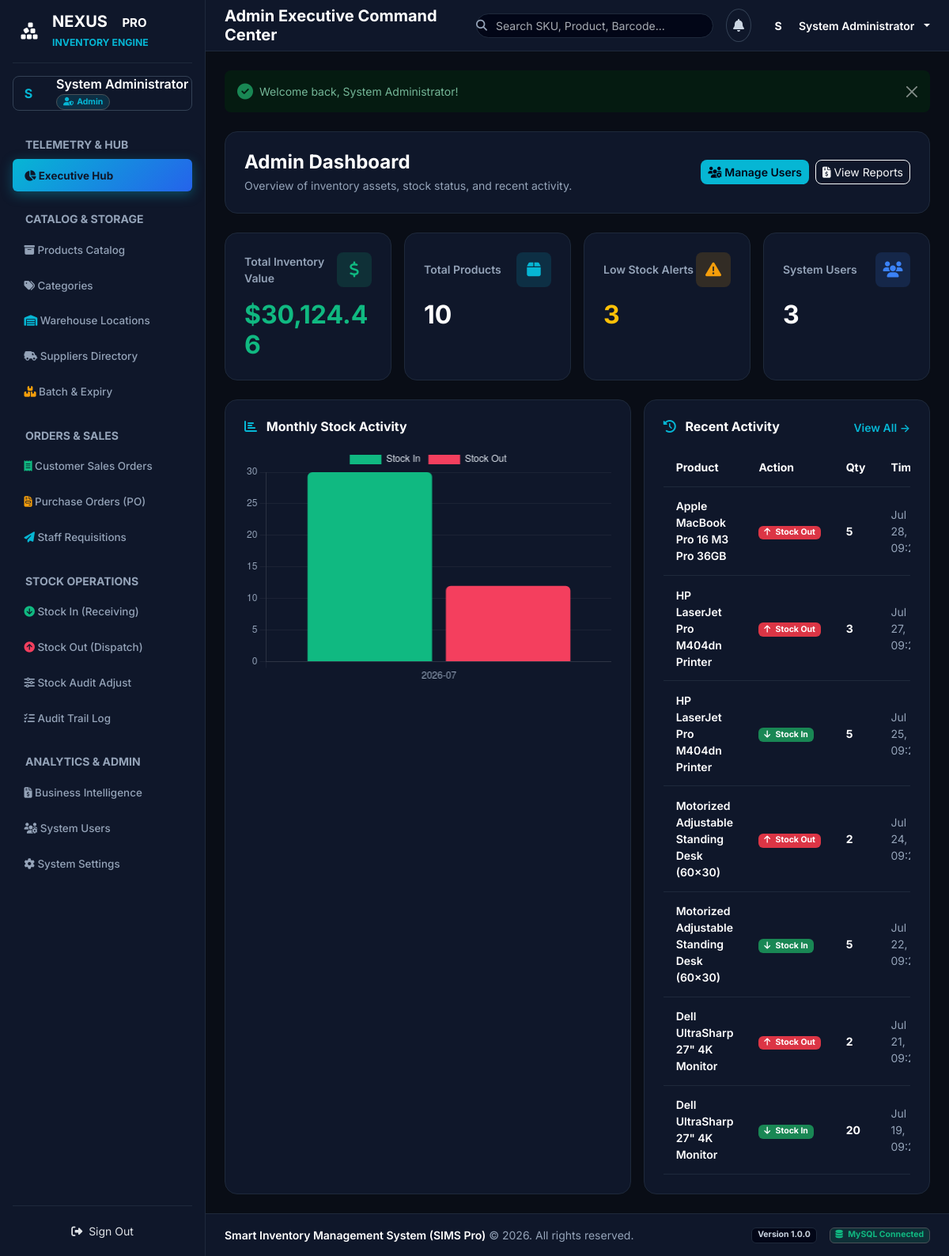
The app's page /dashboard (signed in) with its own data.
### tables this page shows
CREATE TABLE IF NOT EXISTS `stock_movements` (
    `movement_id` INT AUTO_INCREMENT PRIMARY KEY,
    `product_id` INT NOT NULL,
    `movement_type` ENUM('Stock In', 'Stock Out', 'Adjustment') NOT NULL,
    `quantity` INT NOT NULL,
    `reference_note` VARCHAR(255) NULL,
    `user_id` INT NOT NULL,
    `created_at` DATETIME DEFAULT CURRENT_TIMESTAMP,
    FOREIGN KEY (`product_id`) REFERENCES `products`(`product_id`) ON DELETE CASCADE ON UPDATE CASCADE,
    FOREIGN KEY (`user_id`) REFERENCES `users`(`user_id`) ON DELETE CASCADE ON UPDATE CASCADE
);

CREATE TABLE IF NOT EXISTS `products` (
    `product_id` INT AUTO_INCREMENT PRIMARY KEY,
    `product_name` VARCHAR(150) NOT NULL,
    `sku` VARCHAR(50) NOT NULL UNIQUE,
    `barcode` VARCHAR(50) NULL UNIQUE,
    `description` TEXT NULL,
    `category_id` INT NOT NULL,
    `supplier_id` INT NOT NULL,
    `unit_price` DECIMAL(10,2) NOT NULL DEFAULT 0.00,
    `selling_price` DECIMAL(10,2) NOT NULL DEFAULT 0.00,
    `quantity` INT NOT NULL DEFAULT 0,
    `min_stock_level` INT NOT NULL DEFAULT 5,
    `image` VARCHAR(255) NULL,
    `created_at` DATETIME DEFAULT CURRENT_TIMESTAMP,
    FOREIGN KEY (`category_id`) REFERENCES `categories`(`category_id`) ON DELETE CASCADE ON UPDATE CASCADE,
    FOREIGN KEY (`supplier_id`) REFERENCES `suppliers`(`supplier_id`) ON DELETE CASCADE ON UPDATE CASCADE
);

### app/Views/dashboard/admin.php (the view, shortened to what the rows shown need)
<div class="container-fluid px-0">
    <div class="row g-3 mb-4">
        <div class="col-12 col-sm-6 col-xl-3">
            <div class="card card-metric border-0 rounded-4 bg-slate-900 p-4 h-100">
                <h2 class="fw-bold text-emerald mb-0">$<?= number_format($metrics['retail_valuation'] ?? 0, 2) ?></h2>
            </div>
        </div>
        <div class="col-12 col-sm-6 col-xl-3">
            <div class="card card-metric border-0 rounded-4 bg-slate-900 p-4 h-100">
                <h2 class="fw-bold text-white mb-0"><?= number_format($metrics['total_products'] ?? 0) ?></h2>
            </div>
        </div>
        <div class="col-12 col-sm-6 col-xl-3">
            <div class="card card-metric border-0 rounded-4 bg-slate-900 p-4 h-100">
                <h2 class="fw-bold text-warning mb-0"><?= number_format($metrics['low_stock_count'] + $metrics['out_of_stock_count']) ?></h2>
            </div>
        </div>
        <div class="col-12 col-sm-6 col-xl-3">
            <div class="card card-metric border-0 rounded-4 bg-slate-900 p-4 h-100">
                <h2 class="fw-bold text-white mb-0"><?= number_format($metrics['total_users'] ?? 0) ?></h2>
            </div>
        </div>
    </div>
    <div class="row g-3">
        <div class="col-12 col-lg-5">
            <div class="card border-0 rounded-4 bg-slate-900 p-4 h-100">
                <div class="table-responsive">
                    <table class="table align-middle mb-0 fs-7">
                        <thead>
                            <tr class="text-slate-400">
                                <th>Product</th>
                                <th>Action</th>
                                <th>Qty</th>
                                <th>Time</th>
                            </tr>
                        </thead>
                        <tbody>
                            <?php foreach ($recentMovements as $mv): ?>
                                <tr>
                                    <td>
                                        <div class="fw-semibold text-white"><?= htmlspecialchars($mv->product_name) ?></div>
                                    </td>
                                    <td><?= $mv->getTypeBadgeHtml() ?></td>
                                    <td class="fw-bold text-white"><?= $mv->quantity ?></td>
                                    <td class="text-slate-400 fs-8"><?= date('M d, H:i', strtotime($mv->created_at)) ?></td>
                                </tr>
                            <?php endforeach; ?>
                        </tbody>
                    </table>
                </div>
            </div>
        </div>
    </div>
</div>
<script>
    window.dashboardChartsData = <?= json_encode($chartsData) ?>;
</script>

### app/Models/StockMovement.php (shortened to what the rows shown need)
<?php
class StockMovement {
    public string $movement_type = 'Stock In';
    public function __construct(array $data = []) {
        if (!empty($data)) {
            $this->movement_type = $data['movement_type'] ?? 'Stock In';
            $this->quantity = isset($data['quantity']) ? (int)$data['quantity'] : 0;
            $this->product_name = $data['product_name'] ?? null;
            $this->created_at = $data['created_at'] ?? null;
        }
    }
    public function getTypeBadgeHtml(): string {
        switch ($this->movement_type) {
            case 'Stock In':
                return '<span class="badge bg-success"><i class="fas fa-arrow-down me-1"></i> Stock In</span>';
            case 'Stock Out':
                return '<span class="badge bg-danger"><i class="fas fa-arrow-up me-1"></i> Stock Out</span>';
        }
    }
}

### records on screen
stock_movements: product.product_name "Apple MacBook Pro 16 M3 Pro 36GB", movement_type "Stock Out" (drawn), quantity "5", created_at "Jul 28,…"
stock_movements: product.product_name "HP LaserJet Pro M404dn Printer", movement_type "Stock Out" (drawn), quantity "3", created_at "Jul 27,…"
stock_movements: product.product_name "HP LaserJet Pro M404dn Printer", movement_type "Stock In" (drawn), quantity "5", created_at "Jul 25,…"
stock_movements: product.product_name "Motorized Adjustable Standing Desk (60x30)", movement_type "Stock Out" (drawn), quantity "2", created_at "Jul 24,…"
stock_movements: product.product_name "Motorized Adjustable Standing Desk (60x30)", movement_type "Stock In" (drawn), quantity "5", created_at "Jul 22,…"
stock_movements: product.product_name "Dell UltraSharp 27\" 4K Monitor", movement_type "Stock Out" (drawn), quantity "2", created_at "Jul 21,…"
stock_movements: product.product_name "Dell UltraSharp 27\" 4K Monitor", movement_type "Stock In" (drawn), quantity "20", created_at "Jul 19,…"

### other values on screen
substr($userName, 0, 1) "S"
$userName "System Administrator"
$userRole "Admin"
$pageTitle "Admin Executive Command Center"
substr($_SESSION['user']['name'] ?? 'U', 0, 1) "S"
$_SESSION['user']['name'] "System Administrator"
$flash['value'] "Welcome back, System Administrator!"
$metrics['retail_valuation'] "30,124.46"
$metrics['total_products'] "10"
$metrics['low_stock_count'] + $metrics['out_of_stock_count'] "3"
$metrics['total_users'] "3"
